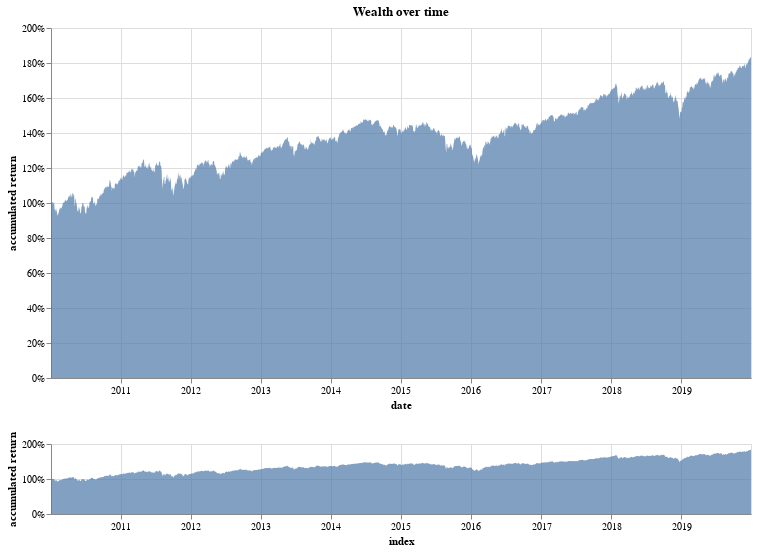

This figure's notebook cell:
### Code cell
returns_chart(bt.balance)

### Figure 1 — Vega-Lite specification as saved in the notebook (floating-point values rounded to 4 significant figures; data arrays with more than 128 entries replaced by an {"elided": "..."} marker saying what was removed)
{"$schema": "https://vega.github.io/schema/vega-lite/v3.4.0.json", "config": {"mark": {"tooltip": null}, "view": {"height": 300, "width": 400}}, "data": {"name": "data-2712e680b657d6064543d4d27d106cd3"}, "datasets": {"data-2712e680b657d6064543d4d27d106cd3": {"elided": "2517 records"}}, "vconcat": [{"height": 350, "layer": [{"encoding": {"opacity": {"value": 0}, "x": {"field": "index", "type": "temporal"}}, "mark": "point", "selection": {"selector008": {"empty": "none", "fields": ["index"], "nearest": true, "on": "mouseover", "type": "single"}}}, {"encoding": {"opacity": {"condition": {"selection": "selector008", "value": 1}, "value": 0}, "x": {"field": "index", "type": "temporal"}, "y": {"axis": {"format": "%"}, "field": "accumulated return", "type": "quantitative"}}, "mark": "point"}, {"encoding": {"text": {"condition": {"field": "accumulated return", "format": ".2%", "selection": "selector008", "type": "quantitative"}, "value": " "}, "x": {"field": "index", "type": "temporal"}, "y": {"axis": {"format": "%"}, "field": "accumulated return", "type": "quantitative"}}, "mark": {"align": "left", "dx": 5, "dy": -5, "type": "text"}}, {"encoding": {"x": {"axis": {"title": "date"}, "field": "index", "scale": {"domain": {"selection": "selector007"}}, "type": "temporal"}, "y": {"axis": {"format": "%"}, "field": "accumulated return", "type": "quantitative"}}, "mark": {"opacity": 0.7, "type": "area"}}], "title": "Wealth over time", "width": 700}, {"encoding": {"x": {"field": "index", "type": "temporal"}, "y": {"axis": {"format": "%"}, "field": "accumulated return", "type": "quantitative"}}, "height": 70, "mark": {"opacity": 0.7, "type": "area"}, "selection": {"selector007": {"encodings": ["x"], "type": "interval"}}, "width": 700}]}
